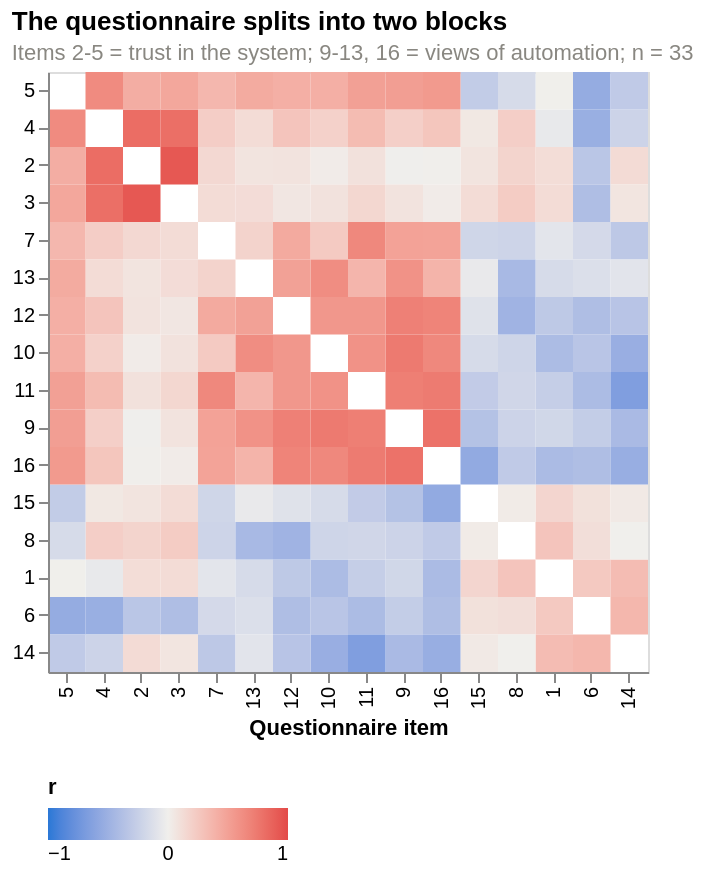

Write notebook code for a chart like this one.
### Code cell
# heatmap, ordered by cluster, diagonal dropped
cmm = cm.mask(np.eye(16, dtype=bool))
cmm.index.name = "item_y"
hm = (cmm.reset_index()
         .melt(id_vars="item_y", var_name="item_x", value_name="r")
         .dropna())

chart4 = alt.Chart(hm).mark_rect().encode(
    x=alt.X("item_x:O", sort=order, title="Questionnaire item"),
    y=alt.Y("item_y:O", sort=order, title=None),
    color=alt.Color("r:Q",
                    scale=alt.Scale(domain=[-1, 0, 1],
                                    range=[BLUE, "#f0efec", RED],
                                    interpolate="lab"),
                    legend=alt.Legend(title="r", direction="horizontal",
                                      orient="bottom", gradientLength=120)),
).properties(
    width=300, height=300,
    title=alt.Title("The questionnaire splits into two blocks",
                    subtitle="Items 2-5 = trust in the system; 9-13, 16 = views of automation; n = 33",
                    anchor="start", fontSize=13, subtitleFontSize=11,
                    subtitleColor=MUTED))

chart4

### Figure 1 — Vega-Lite specification as saved in the notebook (floating-point values rounded to 4 significant figures; data arrays with more than 128 entries replaced by an {"elided": "..."} marker saying what was removed)
{"config": {"view": {"continuousWidth": 300, "continuousHeight": 300}}, "data": {"name": "data-14169835fa003ea37aef86a274ea43f4"}, "mark": {"type": "rect"}, "encoding": {"color": {"field": "r", "legend": {"direction": "horizontal", "gradientLength": 120, "orient": "bottom", "title": "r"}, "scale": {"domain": [-1, 0, 1], "interpolate": "lab", "range": ["#2a78d6", "#f0efec", "#e34948"]}, "type": "quantitative"}, "x": {"field": "item_x", "sort": ["5", "4", "2", "3", "7", "13", "12", "10", "11", "9", "16", "15", "8", "1", "6", "14"], "title": "Questionnaire item", "type": "ordinal"}, "y": {"field": "item_y", "sort": ["5", "4", "2", "3", "7", "13", "12", "10", "11", "9", "16", "15", "8", "1", "6", "14"], "title": null, "type": "ordinal"}}, "height": 300, "title": {"text": "The questionnaire splits into two blocks", "anchor": "start", "fontSize": 13, "subtitle": "Items 2-5 = trust in the system; 9-13, 16 = views of automation; n = 33", "subtitleColor": "#898781", "subtitleFontSize": 11}, "width": 300, "$schema": "https://vega.github.io/schema/vega-lite/v6.1.0.json", "datasets": {"data-14169835fa003ea37aef86a274ea43f4": {"elided": "240 records"}}}
